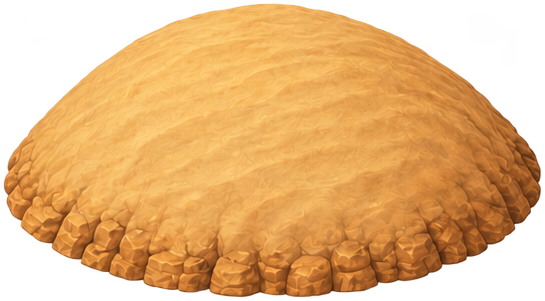
#> input picture addons/beep_game_builder_cs/generated/terrain_templates/v1/sandstone/hill_round.png, 545 x 301 px
$ python -i build_low_poly_mountain_source_catalog.py   (imports and definitions only)
#> lines starting #> are read from the running program, lines starting #| are printed output that depends on the picture; after the words box and inside, x2 and y2 are one past the last pixel; in counts of white or black regions, pixels touching at a corner belong together
from __future__ import annotations

import argparse
import csv
import hashlib
import json
import math
import re
from dataclasses import asdict, dataclass
from pathlib import Path
from typing import Iterable

import cv2
import numpy as np
from PIL import Image, ImageDraw, ImageFile, ImageFont


ImageFile.LOAD_TRUNCATED_IMAGES = True

DEFAULT_SOURCE = Path(
    r"C:\Users\f_ald\source\repos\The-Tech-Idea\Art\TopDownTileSets\lowPoly_tiles"
)
DEFAULT_OUTPUT = Path(
    r"C:\Users\f_ald\source\repos\The-Tech-Idea\Beep.Godot"
    r"\addons\beep_game_builder_cs\generated\mountains"
    r"\low_poly_sandstone\source_catalog"
)

PREVIEW_SIZE = (300, 248)
COMPARISON_CELL = (720, 340)
OVERVIEW_CELL = (360, 330)


@dataclass(frozen=True)
class FamilyDefinition:
    key: str
    prefix: str
    display_name: str
    intended_role: str
    classification: str


@dataclass(frozen=True)
class SemanticDefinition:
    role: str
    classification: str
    material: str
    atlas_stage: str
    notes: tuple[str, ...] = ()


@dataclass
class CatalogEntry:
    source_id: str
    source_file: str
    source_path: str
    source_sha256: str
    source_mode: str
    source_width: int
    source_height: int
    source_has_meaningful_alpha: bool
    cleanup_method: str
    crop_box: list[int]
    cleaned_file: str
    cleaned_width: int
    cleaned_height: int
    opaque_coverage: float
    family: str
    family_display_name: str
    intended_role: str
    classification: str
    material: str
    atlas_stage: str
    direction: str
    review_status: str
    notes: list[str]


FAMILIES = (
    FamilyDefinition(
        "broad_stepped",
        "LP-BSM",
        "Broad Stepped Mountain",
        "macro_shape_reference",
        "reference_only",
    ),
    FamilyDefinition(
        "double_height_wall",
        "LP-DHC",
        "Double-Height Cliff",
        "cliff_wall_candidate",
        "candidate",
    ),
    FamilyDefinition(
        "east_west_ridge",
        "LP-EWR",
        "East-West Ridge",
        "ridge_surface_candidate",
        "candidate",
    ),
    FamilyDefinition(
        "isolated_plateau",
        "LP-ISP",
        "Isolated Plateau",
        "plateau_edge_corner_candidate",
        "candidate",
    ),
    FamilyDefinition(
        "plateau_other",
        "LP-PLT",
        "Additional Plateau",
        "plateau_candidate",
        "candidate",
    ),
)


SEMANTICS: dict[str, SemanticDefinition] = {
    "LP-BSM-01": SemanticDefinition("macro_mountain_reference", "reference_only", "sandstone", "reference"),
    "LP-BSM-02": SemanticDefinition("macro_mesa_reference", "reference_only", "sandstone", "reference"),
    "LP-BSM-03": SemanticDefinition("macro_peak_reference", "reference_only", "sandstone", "reference"),
    "LP-BSM-04": SemanticDefinition("boulder_cluster_large", "prop_candidate", "grey_rock", "prop"),
    "LP-BSM-05": SemanticDefinition("boulder_cluster_medium", "prop_candidate", "grey_rock", "prop"),
    "LP-BSM-06": SemanticDefinition("boulder_cluster_tall", "prop_candidate", "grey_rock", "prop"),
    "LP-BSM-07": SemanticDefinition("rock_spire", "prop_candidate", "grey_rock", "prop"),
    "LP-BSM-08": SemanticDefinition("pine_tree_tall", "prop_candidate", "vegetation", "prop"),
    "LP-BSM-09": SemanticDefinition("pine_tree_slender", "prop_candidate", "vegetation", "prop"),
    "LP-BSM-10": SemanticDefinition("pine_tree_broad", "prop_candidate", "vegetation", "prop"),
    "LP-BSM-11": SemanticDefinition("shrub_large", "prop_candidate", "vegetation", "prop"),
    "LP-BSM-12": SemanticDefinition("deciduous_tree", "prop_candidate", "vegetation", "prop"),
    "LP-PLT-03": SemanticDefinition("isolated_plateau_low", "terrain_candidate", "sandstone", "surface"),
    "LP-DHC-01": SemanticDefinition("straight_cliff_wall_high_a", "terrain_candidate", "sandstone", "wall"),
    "LP-DHC-02": SemanticDefinition("straight_cliff_wall_low_diagonal", "terrain_candidate", "sandstone", "wall"),
    "LP-DHC-03": SemanticDefinition("ascending_ramp_straight_a", "transition_candidate", "sandstone", "transition"),
    "LP-DHC-04": SemanticDefinition("ascending_ramp_curved_a", "transition_candidate", "sandstone", "transition"),
    "LP-DHC-05": SemanticDefinition("cave_entrance", "prop_candidate", "sandstone", "prop"),
    "LP-DHC-06": SemanticDefinition("waterfall_tall", "prop_candidate", "water", "prop"),
    "LP-DHC-07": SemanticDefinition("snow_surface_patch", "excluded_variant", "snow", "excluded"),
    "LP-DHC-08": SemanticDefinition("dead_tree", "prop_candidate", "vegetation", "prop"),
    "LP-DHC-09": SemanticDefinition("boulder_cluster_sandstone_a", "prop_candidate", "sandstone", "prop"),
    "LP-DHC-10": SemanticDefinition("cliff_wall_with_ledge", "terrain_candidate", "sandstone", "wall"),
    "LP-DHC-11": SemanticDefinition("boulder_cluster_sandstone_b", "prop_candidate", "sandstone", "prop"),
    "LP-DHC-12": SemanticDefinition("ascending_ramp_straight_b", "transition_candidate", "sandstone", "transition"),
    "LP-DHC-13": SemanticDefinition("cliff_pillar_repeatable", "terrain_candidate", "sandstone", "wall"),
    "LP-DHC-14": SemanticDefinition("snow_plateau", "excluded_variant", "sandstone_snow", "excluded"),
    "LP-DHC-15": SemanticDefinition("straight_cliff_wall_high_b", "terrain_candidate", "sandstone", "wall"),
    "LP-EWR-01": SemanticDefinition("plateau_low_front_corner_a", "terrain_candidate", "sandstone", "surface"),
    "LP-EWR-02": SemanticDefinition("plateau_with_back_wall", "terrain_candidate", "sandstone", "surface"),
    "LP-EWR-03": SemanticDefinition("plateau_low_front_corner_b", "terrain_candidate", "sandstone", "surface"),
    "LP-EWR-04": SemanticDefinition("plateau_front_notch_low", "terrain_candidate", "sandstone", "surface"),
    "LP-ISP-01": SemanticDefinition("plateau_low_isolated_a", "terrain_candidate", "sandstone", "surface"),
    "LP-ISP-02": SemanticDefinition("plateau_high_isolated", "terrain_candidate", "sandstone", "surface"),
    "LP-ISP-03": SemanticDefinition("plateau_raised_corner", "terrain_candidate", "sandstone", "surface"),
    "LP-ISP-04": SemanticDefinition("plateau_front_notch_high_a", "terrain_candidate", "sandstone", "surface"),
    "LP-ISP-05": SemanticDefinition("plateau_low_isolated_b", "terrain_candidate", "sandstone", "surface"),
    "LP-ISP-06": SemanticDefinition("plateau_with_back_wall_left", "terrain_candidate", "sandstone", "surface"),
    "LP-ISP-07": SemanticDefinition("plateau_with_back_wall_right", "terrain_candidate", "sandstone", "surface"),
    "LP-ISP-08": SemanticDefinition("plateau_front_notch_high_b", "terrain_candidate", "sandstone", "surface"),
    "LP-ISP-09": SemanticDefinition("plateau_irregular_isolated", "terrain_candidate", "sandstone", "surface"),
    "LP-ISP-10": SemanticDefinition("none", "rejected", "invalid", "rejected"),
}


# [6 lines left out: function sha256, not called in this run]


def natural_key(path: Path) -> list[object]:
    return [int(part) if part.isdigit() else part.casefold() for part in re.split(r"(\d+)", path.name)]


# [11 lines left out: function family_for, not called in this run]


def sequence_number(path: Path, fallback: int) -> int:
    numbers = re.findall(r"(\d+)", path.stem)
    return int(numbers[-1]) if numbers else fallback


# [11 lines left out: function semantic_for, not called in this run]


def meaningful_alpha(alpha: np.ndarray) -> bool:
    transparent_fraction = float(np.mean(alpha < 250))
    return transparent_fraction > 0.005 and int(alpha.min()) < 32


def smoothstep(low: float, high: float, values: np.ndarray) -> np.ndarray:
    if high <= low:
        raise ValueError("smoothstep high must be greater than low")
    scaled = np.clip((values - low) / (high - low), 0.0, 1.0)
    return scaled * scaled * (3.0 - 2.0 * scaled)


def fill_internal_holes(mask: np.ndarray) -> np.ndarray:
    padded = cv2.copyMakeBorder(mask, 1, 1, 1, 1, cv2.BORDER_CONSTANT, value=0)
    flood = padded.copy()
    cv2.floodFill(flood, None, (0, 0), 255)
    holes = cv2.bitwise_not(flood)[1:-1, 1:-1]
    return cv2.bitwise_or(mask, holes)


def select_foreground_components(seed_mask: np.ndarray) -> np.ndarray:
    count, labels, stats, _ = cv2.connectedComponentsWithStats(seed_mask, connectivity=8)
    if count <= 1:
        return seed_mask

    areas = stats[1:, cv2.CC_STAT_AREA]
    largest = int(areas.max(initial=0))
    minimum_area = max(96, int(largest * 0.0015))
    height, width = seed_mask.shape
    keep = np.zeros(count, dtype=np.uint8)

    for label in range(1, count):
        x, y, component_width, component_height, area = stats[label]
        touches_border = x == 0 or y == 0 or x + component_width >= width or y + component_height >= height
        if area >= minimum_area and not touches_border:
            keep[label] = 255

    selected = keep[labels]
    if not np.any(selected):
        largest_label = 1 + int(np.argmax(areas))
        selected = np.where(labels == largest_label, 255, 0).astype(np.uint8)
    return selected.astype(np.uint8)


def remove_baked_pale_background(rgba: np.ndarray) -> np.ndarray:
    rgb = rgba[:, :, :3].astype(np.float32) / 255.0
    red, green, blue = rgb[:, :, 0], rgb[:, :, 1], rgb[:, :, 2]
    maximum = rgb.max(axis=2)
    minimum = rgb.min(axis=2)
    saturation = np.divide(maximum - minimum, np.maximum(maximum, 1.0e-5))
    luminance = red * 0.2126 + green * 0.7152 + blue * 0.0722
    warmth = red - blue

    saturation_confidence = smoothstep(0.025, 0.12, saturation)
    darkness_confidence = 1.0 - smoothstep(0.52, 0.79, luminance)
    warmth_confidence = smoothstep(0.018, 0.11, warmth)
    confidence = np.maximum.reduce((saturation_confidence, darkness_confidence, warmth_confidence))

    seed = np.where(confidence >= 0.16, 255, 0).astype(np.uint8)
    seed = cv2.morphologyEx(seed, cv2.MORPH_CLOSE, np.ones((5, 5), np.uint8), iterations=2)
    selected = select_foreground_components(seed)
    selected = cv2.morphologyEx(selected, cv2.MORPH_CLOSE, np.ones((7, 7), np.uint8), iterations=2)
    selected = fill_internal_holes(selected)

    feathered = cv2.GaussianBlur(selected, (0, 0), sigmaX=1.1, sigmaY=1.1)
    solid = cv2.erode(selected, np.ones((3, 3), np.uint8), iterations=1)
    feathered[solid > 0] = 255

    cleaned = rgba.copy()
    cleaned[:, :, 3] = feathered
    cleaned[cleaned[:, :, 3] == 0, :3] = 0
    return cleaned


def trim_to_alpha(image: Image.Image, padding: int = 8) -> tuple[Image.Image, list[int]]:
    alpha = np.asarray(image.getchannel("A"))
    ys, xs = np.nonzero(alpha > 8)
    if len(xs) == 0:
        return image.copy(), [0, 0, image.width, image.height]

    left = max(0, int(xs.min()) - padding)
    top = max(0, int(ys.min()) - padding)
    right = min(image.width, int(xs.max()) + padding + 1)
    bottom = min(image.height, int(ys.max()) + padding + 1)
    return image.crop((left, top, right, bottom)), [left, top, right, bottom]


def clean_source(path: Path, preserve_pale_material: bool = False) -> tuple[Image.Image, str, bool, list[int], str]:
#> called with preserve_pale_material = False
    with Image.open(path) as source:
#> source is the input picture: PIL image 545x301 RGBA; mean R, G, B, A 204.8, 140.8, 69.2, 179.4
        source.load()
        source_mode = source.mode
#> source_mode = 'RGBA'
        rgba_image = source.convert("RGBA")

    rgba = np.asarray(rgba_image).copy()
    has_alpha = meaningful_alpha(rgba[:, :, 3])
#> in meaningful_alpha, `transparent_fraction = float(np.mean(alpha < 250))`: transparent_fraction = 0.304
#> has_alpha = True
    if has_alpha and preserve_pale_material:
        cleaned_array = rgba
        method = "preserved_source_alpha"
    elif has_alpha:
        segmented = remove_baked_pale_background(rgba)
#> in remove_baked_pale_background, `red, green, blue = rgb[:, :, 0], rgb[:, :, 1], rgb[:, :, 2]`:
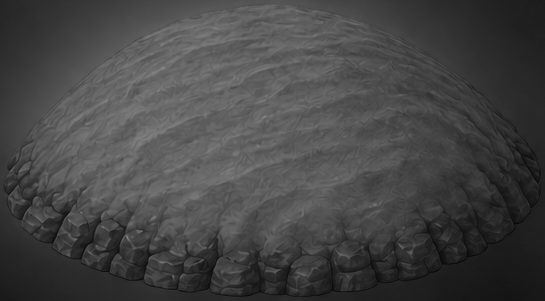
#> blue: shape (301, 545) float32; min 0.0275, max 0.529, mean 0.271
#> in remove_baked_pale_background, `saturation = np.divide(maximum - minimum, np.maximum(maximum, 1.0e-5))`:
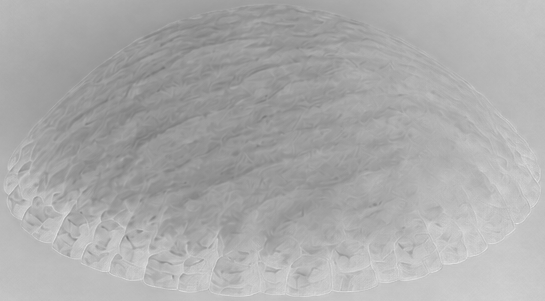
#> saturation: shape (301, 545) float32; min 0.464, max 0.903, mean 0.674
#> in remove_baked_pale_background, `warmth = red - blue`:
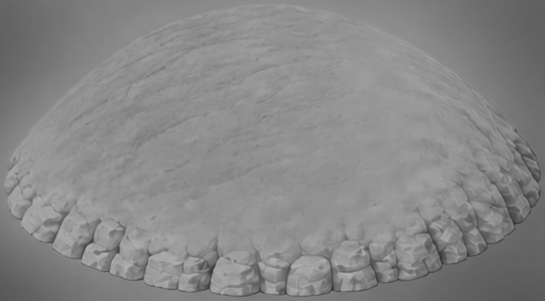
#> warmth: shape (301, 545) float32; min 0.184, max 0.706, mean 0.532
#> in smoothstep, `scaled = np.clip((values - low) / (high - low), 0.0, 1.0)`: scaled: shape (301, 545) float32; every value is 1
#> call 2 of smoothstep, with low = 0.52, high = 0.79
#> in smoothstep (call 2), `return scaled * scaled * (3.0 - 2.0 * scaled)`:
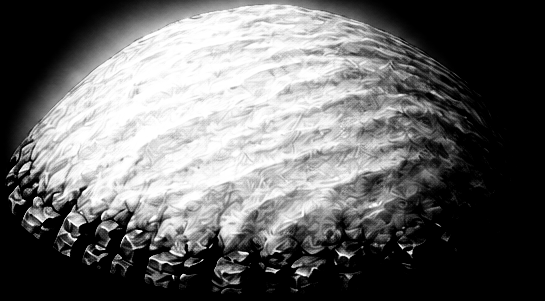
#> returned value: shape (301, 545) float32; min 0, max 1, mean 0.405
#> in remove_baked_pale_background, `darkness_confidence = 1.0 - smoothstep(0.52, 0.79, luminance)`:
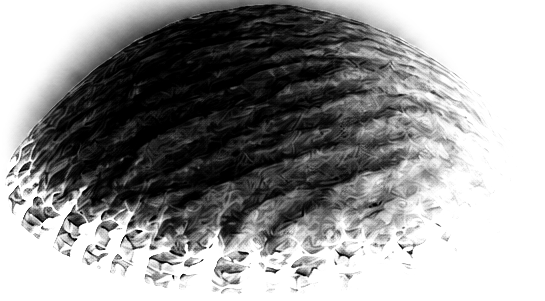
#> darkness_confidence: shape (301, 545) float32; min 0, max 1, mean 0.595
#> in remove_baked_pale_background, `seed = np.where(confidence >= 0.16, 255, 0).astype(np.uint8)`: seed: shape (301, 545); every value is 255
#> in select_foreground_components, `count, labels, stats, _ = cv2.connectedComponentsWithStats(seed_mask, ..`: labels: shape (301, 545) int32; every value is 1
#> in select_foreground_components, `count, labels, stats, _ = cv2.connectedComponentsWithStats(seed_mask, ..`: count = 2; stats = [[-1, 2147483647, 0, 0, 0], [0, 0, 545, 301, 164045]]
#> in select_foreground_components, `areas = stats[1:, cv2.CC_STAT_AREA]`: areas = [164045]
#> in select_foreground_components, `largest = int(areas.max(initial=0))`: largest = 164045
#> in select_foreground_components, `minimum_area = max(96, int(largest * 0.0015))`: minimum_area = 246
#> the loop in select_foreground_components, `for label in range(1, count):` made 1 pass
#> in select_foreground_components, `selected = keep[labels]`: selected: shape (301, 545); every value is 0
#> in select_foreground_components, `largest_label = 1 + int(np.argmax(areas))`: largest_label = 1
#> in fill_internal_holes, `padded = cv2.copyMakeBorder(mask, 1, 1, 1, 1, cv2.BORDER_CONSTANT, val..`:
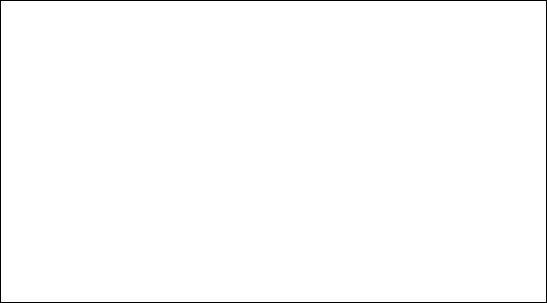
#> padded: shape (303, 547); 99% white; black in thin lines or dots
#> in fill_internal_holes, `cv2.floodFill(flood, None, (0, 0), 255)`: flood: shape (303, 547); 1.02% of pixels changed, all inside (x1, y1, x2, y2) = (0, 0, 547, 303)
        segmented[:, :, 3] = np.minimum(segmented[:, :, 3], rgba[:, :, 3])
        cleaned_array = segmented
        method = "refined_source_alpha"
    else:
        cleaned_array = remove_baked_pale_background(rgba)
        method = "segmented_baked_pale_background"

    cleaned = Image.fromarray(cleaned_array, mode="RGBA")
    trimmed, crop_box = trim_to_alpha(cleaned)
#> in trim_to_alpha, `alpha = np.asarray(image.getchannel("A"))`:
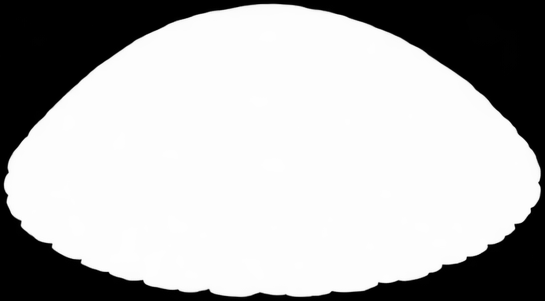
#> alpha: shape (301, 545); min 0, max 254, mean 179.4
#> in trim_to_alpha, `left = max(0, int(xs.min()) - padding)`: left = 0
#> in trim_to_alpha, `right = min(image.width, int(xs.max()) + padding + 1)`: right = 545
#> in trim_to_alpha, `bottom = min(image.height, int(ys.max()) + padding + 1)`: bottom = 301
#> crop_box = [0, 0, 545, 301]
    trimmed_array = np.asarray(trimmed).copy()
    trimmed_alpha = trimmed_array[:, :, 3]
    trimmed_alpha[trimmed_alpha <= 3] = 0
#> trimmed_alpha: shape (301, 545); 2.8% of pixels changed, all inside (x1, y1, x2, y2) = (0, 0, 544, 301)
    trimmed_alpha[trimmed_alpha >= 252] = 255
    trimmed_array[trimmed_alpha == 0, :3] = 0
    finalized = Image.fromarray(trimmed_array, mode="RGBA")
    return finalized, source_mode, has_alpha, crop_box, method


# [356 lines left out: functions font, checkerboard, invalid_placeholder, contain, paste_center, original_preview and 8 more, not called in this run]


# [2 lines not run here, left out]

>>> result = clean_source('../addons/beep_game_builder_cs/generated/terrain_templates/v1/sandstone/hill_round.png')
#> result = 5 items

$ run again, on addons/beep_game_builder_cs/generated/terrain_templates/v1/sandstone/prefab_1_plate_medium.png
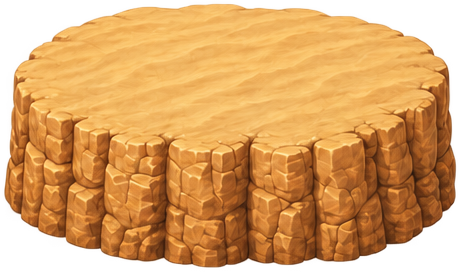
#> input picture addons/beep_game_builder_cs/generated/terrain_templates/v1/sandstone/prefab_1_plate_medium.png, 460 x 272 px
#> in clean_source, source is the input picture: PIL image 460x272 RGBA; mean R, G, B, A 201.4, 137.6, 67.3, 205.3
#> transparent_fraction = 0.205
#> has_alpha = True
#> scaled: shape (272, 460) float32; every value is 1
#> in smoothstep (call 3), `scaled = np.clip((values - low) / (high - low), 0.0, 1.0)`:
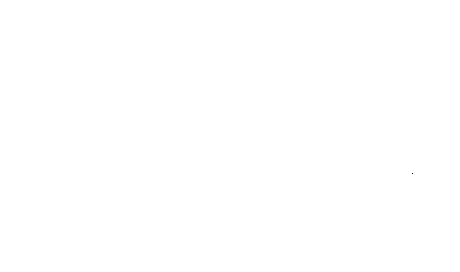
#> scaled: shape (272, 460) float32; values 0.87 (black) and 1 (white), 100% white; black in thin lines or dots, all inside (x1, y1, x2, y2) = (412, 173, 413, 174)
#> seed: shape (272, 460); every value is 255
#> labels: shape (272, 460) int32; every value is 1
#> count = 2; stats = [[-1, 2147483647, 0, 0, 0], [0, 0, 460, 272, 125120]]
#> areas = [125120]
#> largest = 125120
#> minimum_area = 187
#> the loop in select_foreground_components, `for label in range(1, count):` made 1 pass
#> selected: shape (272, 460); every value is 0
#> largest_label = 1
#> padded: shape (274, 462); 98.8% white; black in thin lines or dots
#> flood: shape (274, 462); every value is 255
#> in trim_to_alpha, `alpha = np.asarray(image.getchannel("A"))`:
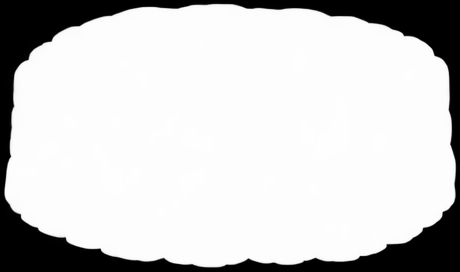
#> alpha: shape (272, 460); min 0, max 254, mean 205.3
#> left = 0
#> right = 460
#> bottom = 272
#> crop_box = [0, 0, 460, 272]
#> result = 5 items

$ run again, on addons/beep_game_builder_cs/generated/terrain_templates/v1/sandstone/prefab_1_plate_small.png
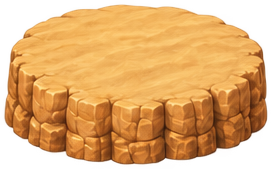
#> input picture addons/beep_game_builder_cs/generated/terrain_templates/v1/sandstone/prefab_1_plate_small.png, 271 x 169 px
#> in clean_source, source is the input picture: PIL image 271x169 RGBA; mean R, G, B, A 203.2, 139.7, 68.5, 192.8
#> transparent_fraction = 0.263
#> has_alpha = True
#> scaled: shape (169, 271) float32; every value is 1
#> in remove_baked_pale_background, `darkness_confidence = 1.0 - smoothstep(0.52, 0.79, luminance)`:
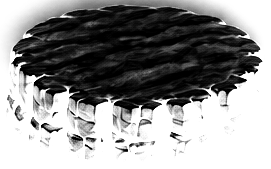
#> darkness_confidence: shape (169, 271) float32; min 0, max 1, mean 0.573
#> seed: shape (169, 271); every value is 255
#> labels: shape (169, 271) int32; every value is 1
#> count = 2; stats = [[-1, 2147483647, 0, 0, 0], [0, 0, 271, 169, 45799]]
#> areas = [45799]
#> largest = 45799
#> minimum_area = 96
#> the loop in select_foreground_components, `for label in range(1, count):` made 1 pass
#> selected: shape (169, 271); every value is 0
#> largest_label = 1
#> padded: shape (171, 273); 98.1% white; black in thin lines or dots
#> flood: shape (171, 273); every value is 255
#> in trim_to_alpha, `alpha = np.asarray(image.getchannel("A"))`:
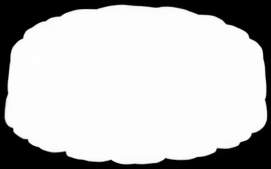
#> alpha: shape (169, 271); min 0, max 254, mean 192.8
#> left = 0
#> right = 271
#> bottom = 169
#> crop_box = [0, 0, 271, 169]
#> result = 5 items

$ run again, on addons/beep_game_builder_cs/generated/terrain_templates/v1/sandstone/prefab_2_plate_large.png
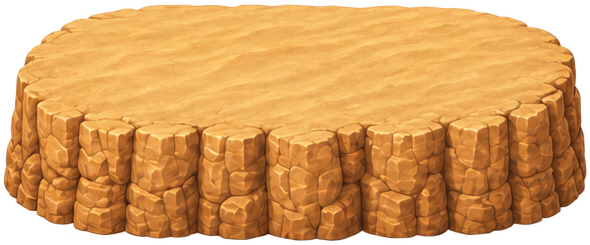
#> input picture addons/beep_game_builder_cs/generated/terrain_templates/v1/sandstone/prefab_2_plate_large.png, 590 x 245 px
#> in clean_source, source is the input picture: PIL image 590x245 RGBA; mean R, G, B, A 205.5, 140.5, 68.6, 215.4
#> transparent_fraction = 0.167
#> has_alpha = True
#> scaled: shape (245, 590) float32; every value is 1
#> seed: shape (245, 590); every value is 255
#> labels: shape (245, 590) int32; every value is 1
#> count = 2; stats = [[-1, 2147483647, 0, 0, 0], [0, 0, 590, 245, 144550]]
#> areas = [144550]
#> largest = 144550
#> minimum_area = 216
#> the loop in select_foreground_components, `for label in range(1, count):` made 1 pass
#> selected: shape (245, 590); every value is 0
#> largest_label = 1
#> padded: shape (247, 592); 98.9% white; black in thin lines or dots
#> flood: shape (247, 592); every value is 255
#> in trim_to_alpha, `alpha = np.asarray(image.getchannel("A"))`:
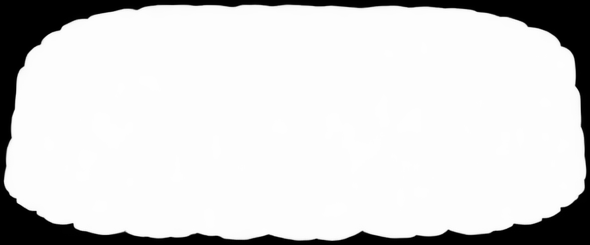
#> alpha: shape (245, 590); min 0, max 254, mean 215.4
#> left = 0
#> right = 590
#> bottom = 245
#> crop_box = [0, 0, 590, 245]
#> result = 5 items
